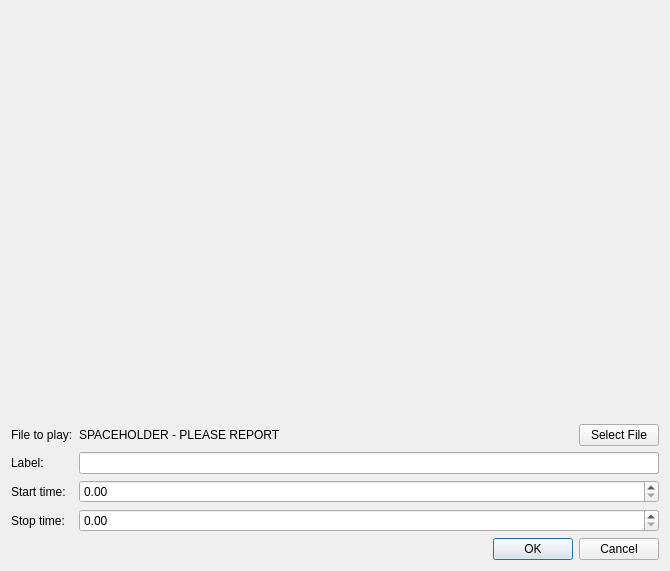
<?xml version="1.0" encoding="UTF-8"?>
<ui version="4.0">
 <class>Dialog</class>
 <widget class="QDialog" name="Dialog">
  <property name="geometry">
   <rect>
    <x>0</x>
    <y>0</y>
    <width>670</width>
    <height>571</height>
   </rect>
  </property>
  <property name="windowTitle">
   <string>Settings for key %KEY%</string>
  </property>
  <property name="styleSheet">
   <string notr="true"/>
  </property>
  <layout class="QVBoxLayout" name="verticalLayout_2">
   <item>
    <widget class="QWidget" name="waveViewHolder" native="true">
     <property name="sizePolicy">
      <sizepolicy hsizetype="Expanding" vsizetype="Expanding">
       <horstretch>0</horstretch>
       <verstretch>0</verstretch>
      </sizepolicy>
     </property>
    </widget>
   </item>
   <item>
    <layout class="QFormLayout" name="formLayout">
     <item row="0" column="0">
      <widget class="QLabel" name="pathLabel">
       <property name="text">
        <string>File to play:</string>
       </property>
      </widget>
     </item>
     <item row="0" column="1">
      <layout class="QHBoxLayout" name="pathHorizontalLayout">
       <item>
        <widget class="QLabel" name="pathDisplay">
         <property name="sizePolicy">
          <sizepolicy hsizetype="MinimumExpanding" vsizetype="Preferred">
           <horstretch>0</horstretch>
           <verstretch>0</verstretch>
          </sizepolicy>
         </property>
         <property name="text">
          <string>SPACEHOLDER - PLEASE REPORT</string>
         </property>
        </widget>
       </item>
       <item>
        <widget class="QPushButton" name="selectFileButton">
         <property name="toolTip">
          <string>&lt;html&gt;&lt;head/&gt;&lt;body&gt;&lt;p&gt;Select a file to play.&lt;/p&gt;&lt;/body&gt;&lt;/html&gt;</string>
         </property>
         <property name="text">
          <string>Select File</string>
         </property>
        </widget>
       </item>
      </layout>
     </item>
     <item row="1" column="0">
      <widget class="QLabel" name="labelLabel">
       <property name="text">
        <string>Label:</string>
       </property>
      </widget>
     </item>
     <item row="2" column="0">
      <widget class="QLabel" name="startTimeLabel">
       <property name="text">
        <string>Start time:</string>
       </property>
      </widget>
     </item>
     <item row="3" column="0">
      <widget class="QLabel" name="stopTimeLabel">
       <property name="text">
        <string>Stop time:</string>
       </property>
      </widget>
     </item>
     <item row="2" column="1">
      <widget class="QDoubleSpinBox" name="startTimeDoubleSpinBox"/>
     </item>
     <item row="3" column="1">
      <widget class="QDoubleSpinBox" name="stopTimeDoubleSpinBox"/>
     </item>
     <item row="1" column="1">
      <widget class="QLineEdit" name="labelLineEdit"/>
     </item>
    </layout>
   </item>
   <item>
    <widget class="QDialogButtonBox" name="buttonBox">
     <property name="enabled">
      <bool>true</bool>
     </property>
     <property name="orientation">
      <enum>Qt::Horizontal</enum>
     </property>
     <property name="standardButtons">
      <set>QDialogButtonBox::Cancel|QDialogButtonBox::Ok</set>
     </property>
    </widget>
   </item>
  </layout>
 </widget>
 <tabstops>
  <tabstop>selectFileButton</tabstop>
  <tabstop>labelLineEdit</tabstop>
  <tabstop>startTimeDoubleSpinBox</tabstop>
  <tabstop>stopTimeDoubleSpinBox</tabstop>
 </tabstops>
 <resources/>
 <connections>
  <connection>
   <sender>buttonBox</sender>
   <signal>rejected()</signal>
   <receiver>Dialog</receiver>
   <slot>reject()</slot>
   <hints>
    <hint type="sourcelabel">
     <x>9</x>
     <y>538</y>
    </hint>
    <hint type="destinationlabel">
     <x>199</x>
     <y>149</y>
    </hint>
   </hints>
  </connection>
  <connection>
   <sender>buttonBox</sender>
   <signal>accepted()</signal>
   <receiver>Dialog</receiver>
   <slot>accept()</slot>
   <hints>
    <hint type="sourcelabel">
     <x>9</x>
     <y>538</y>
    </hint>
    <hint type="destinationlabel">
     <x>199</x>
     <y>149</y>
    </hint>
   </hints>
  </connection>
 </connections>
</ui>
